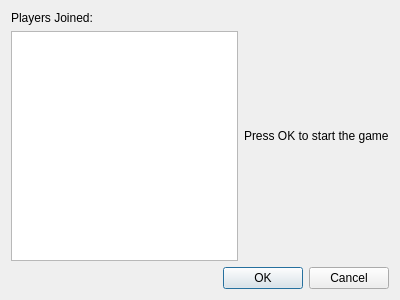
<?xml version="1.0" encoding="UTF-8"?>
<ui version="4.0">
 <class>ManageRoom</class>
 <widget class="QDialog" name="ManageRoom">
  <property name="geometry">
   <rect>
    <x>0</x>
    <y>0</y>
    <width>400</width>
    <height>300</height>
   </rect>
  </property>
  <property name="windowTitle">
   <string>Dialog</string>
  </property>
  <layout class="QVBoxLayout" name="verticalLayout_3">
   <item>
    <layout class="QHBoxLayout" name="horizontalLayout">
     <item>
      <layout class="QVBoxLayout" name="verticalLayout">
       <item>
        <widget class="QLabel" name="label">
         <property name="text">
          <string>Players Joined:</string>
         </property>
        </widget>
       </item>
       <item>
        <widget class="QListView" name="listView"/>
       </item>
      </layout>
     </item>
     <item>
      <layout class="QVBoxLayout" name="verticalLayout_2">
       <item>
        <spacer name="verticalSpacer">
         <property name="orientation">
          <enum>Qt::Vertical</enum>
         </property>
         <property name="sizeHint" stdset="0">
          <size>
           <width>20</width>
           <height>40</height>
          </size>
         </property>
        </spacer>
       </item>
       <item>
        <widget class="QLabel" name="label_2">
         <property name="text">
          <string>Press OK to start the game</string>
         </property>
        </widget>
       </item>
       <item>
        <spacer name="verticalSpacer_2">
         <property name="orientation">
          <enum>Qt::Vertical</enum>
         </property>
         <property name="sizeHint" stdset="0">
          <size>
           <width>20</width>
           <height>40</height>
          </size>
         </property>
        </spacer>
       </item>
      </layout>
     </item>
    </layout>
   </item>
   <item>
    <widget class="QDialogButtonBox" name="buttonBox">
     <property name="orientation">
      <enum>Qt::Horizontal</enum>
     </property>
     <property name="standardButtons">
      <set>QDialogButtonBox::Cancel|QDialogButtonBox::Ok</set>
     </property>
    </widget>
   </item>
  </layout>
 </widget>
 <resources/>
 <connections>
  <connection>
   <sender>buttonBox</sender>
   <signal>accepted()</signal>
   <receiver>ManageRoom</receiver>
   <slot>accept()</slot>
   <hints>
    <hint type="sourcelabel">
     <x>248</x>
     <y>254</y>
    </hint>
    <hint type="destinationlabel">
     <x>157</x>
     <y>274</y>
    </hint>
   </hints>
  </connection>
  <connection>
   <sender>buttonBox</sender>
   <signal>rejected()</signal>
   <receiver>ManageRoom</receiver>
   <slot>reject()</slot>
   <hints>
    <hint type="sourcelabel">
     <x>316</x>
     <y>260</y>
    </hint>
    <hint type="destinationlabel">
     <x>286</x>
     <y>274</y>
    </hint>
   </hints>
  </connection>
 </connections>
</ui>
